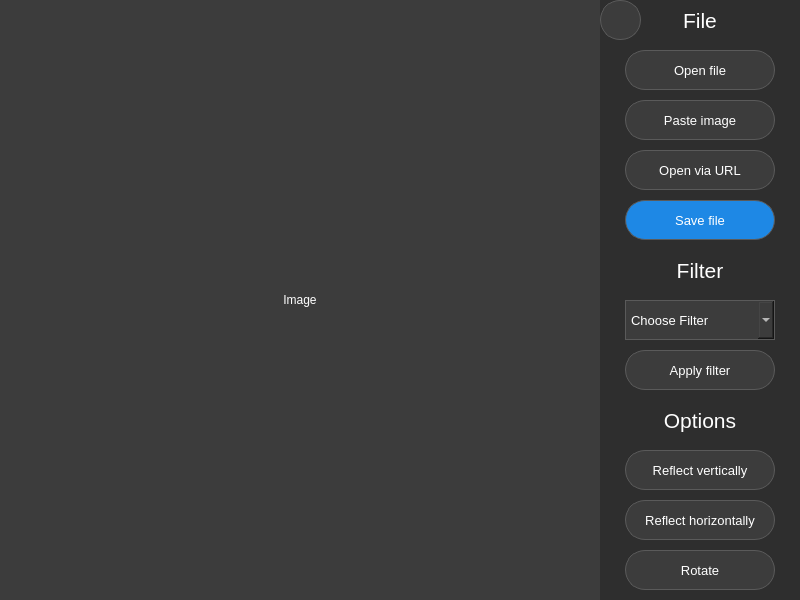
<?xml version="1.0" encoding="UTF-8"?>
<ui version="4.0">
 <class>MainWindow</class>
 <widget class="QMainWindow" name="MainWindow">
  <property name="geometry">
   <rect>
    <x>0</x>
    <y>0</y>
    <width>800</width>
    <height>600</height>
   </rect>
  </property>
  <property name="windowTitle">
   <string>Photo Editor</string>
  </property>
  <property name="styleSheet">
   <string notr="true">background-color: #2E2E2E;</string>
  </property>
  <widget class="QWidget" name="centralwidget">
   <widget class="QLabel" name="imageWidget">
    <property name="geometry">
     <rect>
      <x>0</x>
      <y>0</y>
      <width>600</width>
      <height>600</height>
     </rect>
    </property>
    <property name="styleSheet">
     <string notr="true">color: #FFFFFF;
background-color: #3C3C3C;</string>
    </property>
    <property name="text">
     <string>Image</string>
    </property>
    <property name="alignment">
     <set>Qt::AlignmentFlag::AlignCenter</set>
    </property>
   </widget>
   <widget class="QPushButton" name="openFileButton">
    <property name="geometry">
     <rect>
      <x>625</x>
      <y>50</y>
      <width>150</width>
      <height>40</height>
     </rect>
    </property>
    <property name="font">
     <font>
      <pointsize>10</pointsize>
     </font>
    </property>
    <property name="styleSheet">
     <string notr="true">QPushButton
{
	background-color: #3C3C3C;
	color: #FFFFFF;
	border: 1px solid #5A5A5A;
	border-radius: 20px;
}

QPushButton:hover
{
	background-color: #8E24AA;
}

QPushButton:pressed
{
	background-color: #3C3C3C;
}</string>
    </property>
    <property name="text">
     <string>Open file</string>
    </property>
    <property name="icon">
     <iconset resource="res_rс.qrc">
      <normaloff>:/icon/icons/folder.svg</normaloff>:/icon/icons/folder.svg</iconset>
    </property>
   </widget>
   <widget class="QPushButton" name="applyFilterButton">
    <property name="geometry">
     <rect>
      <x>625</x>
      <y>350</y>
      <width>150</width>
      <height>40</height>
     </rect>
    </property>
    <property name="font">
     <font>
      <pointsize>10</pointsize>
     </font>
    </property>
    <property name="styleSheet">
     <string notr="true">QPushButton
{
	background-color: #3C3C3C;
	color: #FFFFFF;
	border: 1px solid #5A5A5A;
	border-radius: 20px;
}

QPushButton:hover
{
	background-color: #8E24AA;
}

QPushButton:pressed
{
	background-color: #3C3C3C;
}</string>
    </property>
    <property name="text">
     <string>Apply filter</string>
    </property>
    <property name="icon">
     <iconset resource="res_rс.qrc">
      <normaloff>:/icon/icons/filter.svg</normaloff>:/icon/icons/filter.svg</iconset>
    </property>
   </widget>
   <widget class="QLabel" name="filterHeader">
    <property name="geometry">
     <rect>
      <x>625</x>
      <y>250</y>
      <width>150</width>
      <height>40</height>
     </rect>
    </property>
    <property name="font">
     <font>
      <pointsize>16</pointsize>
     </font>
    </property>
    <property name="styleSheet">
     <string notr="true">background-color: none;
color: #FFFFFF;</string>
    </property>
    <property name="text">
     <string>Filter</string>
    </property>
    <property name="scaledContents">
     <bool>false</bool>
    </property>
    <property name="alignment">
     <set>Qt::AlignmentFlag::AlignCenter</set>
    </property>
   </widget>
   <widget class="QComboBox" name="comboBox">
    <property name="geometry">
     <rect>
      <x>625</x>
      <y>300</y>
      <width>150</width>
      <height>40</height>
     </rect>
    </property>
    <property name="font">
     <font>
      <pointsize>10</pointsize>
     </font>
    </property>
    <property name="styleSheet">
     <string notr="true">background-color: #3C3C3C;
color: #FFFFFF;
border: 1px solid #5A5A5A;
padding-left: 5px;</string>
    </property>
    <property name="placeholderText">
     <string>Choose Filter</string>
    </property>
    <item>
     <property name="text">
      <string>Blur</string>
     </property>
    </item>
    <item>
     <property name="text">
      <string>BoxBlur</string>
     </property>
    </item>
    <item>
     <property name="text">
      <string>Contour</string>
     </property>
    </item>
    <item>
     <property name="text">
      <string>Detail</string>
     </property>
    </item>
    <item>
     <property name="text">
      <string>EdgeEnhance</string>
     </property>
    </item>
    <item>
     <property name="text">
      <string>EdgeEnhanceMore</string>
     </property>
    </item>
    <item>
     <property name="text">
      <string>Emboss</string>
     </property>
    </item>
    <item>
     <property name="text">
      <string>FindEdges</string>
     </property>
    </item>
    <item>
     <property name="text">
      <string>GaussianBlur</string>
     </property>
    </item>
    <item>
     <property name="text">
      <string>Kernel</string>
     </property>
    </item>
    <item>
     <property name="text">
      <string>Sharpen</string>
     </property>
    </item>
    <item>
     <property name="text">
      <string>Smooth</string>
     </property>
    </item>
    <item>
     <property name="text">
      <string>SmoothMore</string>
     </property>
    </item>
   </widget>
   <widget class="QPushButton" name="saveFileButton">
    <property name="geometry">
     <rect>
      <x>625</x>
      <y>200</y>
      <width>150</width>
      <height>40</height>
     </rect>
    </property>
    <property name="font">
     <font>
      <pointsize>10</pointsize>
     </font>
    </property>
    <property name="styleSheet">
     <string notr="true">QPushButton
{
	background-color: #1E88E5;
	color: #FFFFFF;
	border: 1px solid #5A5A5A;
	border-radius: 20px;
}

QPushButton:hover
{
	background-color: #8E24AA;
}

QPushButton:pressed
{
	background-color: #1E88E5;
}</string>
    </property>
    <property name="text">
     <string>Save file</string>
    </property>
    <property name="icon">
     <iconset resource="res_rс.qrc">
      <normaloff>:/icon/icons/save.svg</normaloff>:/icon/icons/save.svg</iconset>
    </property>
   </widget>
   <widget class="QLabel" name="fileHeader">
    <property name="geometry">
     <rect>
      <x>625</x>
      <y>0</y>
      <width>150</width>
      <height>40</height>
     </rect>
    </property>
    <property name="font">
     <font>
      <pointsize>16</pointsize>
     </font>
    </property>
    <property name="styleSheet">
     <string notr="true">background-color: none;
color: #FFFFFF;</string>
    </property>
    <property name="text">
     <string>File</string>
    </property>
    <property name="scaledContents">
     <bool>false</bool>
    </property>
    <property name="alignment">
     <set>Qt::AlignmentFlag::AlignCenter</set>
    </property>
   </widget>
   <widget class="QLabel" name="optionsHeader">
    <property name="geometry">
     <rect>
      <x>625</x>
      <y>400</y>
      <width>150</width>
      <height>40</height>
     </rect>
    </property>
    <property name="font">
     <font>
      <pointsize>16</pointsize>
     </font>
    </property>
    <property name="styleSheet">
     <string notr="true">background-color: none;
color: #FFFFFF;</string>
    </property>
    <property name="text">
     <string>Options</string>
    </property>
    <property name="scaledContents">
     <bool>false</bool>
    </property>
    <property name="alignment">
     <set>Qt::AlignmentFlag::AlignCenter</set>
    </property>
   </widget>
   <widget class="QPushButton" name="reflectVertButton">
    <property name="geometry">
     <rect>
      <x>625</x>
      <y>450</y>
      <width>150</width>
      <height>40</height>
     </rect>
    </property>
    <property name="font">
     <font>
      <pointsize>10</pointsize>
     </font>
    </property>
    <property name="styleSheet">
     <string notr="true">QPushButton
{
	background-color: #3C3C3C;
	color: #FFFFFF;
	border: 1px solid #5A5A5A;
	border-radius: 20px;
}

QPushButton:hover
{
	background-color: #8E24AA;
}

QPushButton:pressed
{
	background-color: #3C3C3C;
}</string>
    </property>
    <property name="text">
     <string>Reflect vertically</string>
    </property>
    <property name="icon">
     <iconset resource="res_rс.qrc">
      <normaloff>:/icon/icons/reflect_vertically.svg</normaloff>:/icon/icons/reflect_vertically.svg</iconset>
    </property>
   </widget>
   <widget class="QPushButton" name="reflectHorizonButton">
    <property name="geometry">
     <rect>
      <x>625</x>
      <y>500</y>
      <width>150</width>
      <height>40</height>
     </rect>
    </property>
    <property name="font">
     <font>
      <pointsize>10</pointsize>
     </font>
    </property>
    <property name="styleSheet">
     <string notr="true">QPushButton
{
	background-color: #3C3C3C;
	color: #FFFFFF;
	border: 1px solid #5A5A5A;
	border-radius: 20px;
}

QPushButton:hover
{
	background-color: #8E24AA;
}

QPushButton:pressed
{
	background-color: #3C3C3C;
}</string>
    </property>
    <property name="text">
     <string>Reflect horizontally</string>
    </property>
    <property name="icon">
     <iconset resource="res_rс.qrc">
      <normaloff>:/icon/icons/reflect_horizontally.svg</normaloff>:/icon/icons/reflect_horizontally.svg</iconset>
    </property>
   </widget>
   <widget class="QPushButton" name="rotateButton">
    <property name="geometry">
     <rect>
      <x>625</x>
      <y>550</y>
      <width>150</width>
      <height>40</height>
     </rect>
    </property>
    <property name="font">
     <font>
      <pointsize>10</pointsize>
     </font>
    </property>
    <property name="styleSheet">
     <string notr="true">QPushButton
{
	background-color: #3C3C3C;
	color: #FFFFFF;
	border: 1px solid #5A5A5A;
	border-radius: 20px;
}

QPushButton:hover
{
	background-color: #8E24AA;
}

QPushButton:pressed
{
	background-color: #3C3C3C;
}</string>
    </property>
    <property name="text">
     <string>Rotate</string>
    </property>
    <property name="icon">
     <iconset resource="res_rс.qrc">
      <normaloff>:/icon/icons/rotate.svg</normaloff>:/icon/icons/rotate.svg</iconset>
    </property>
   </widget>
   <widget class="QPushButton" name="openURLButton">
    <property name="geometry">
     <rect>
      <x>625</x>
      <y>150</y>
      <width>150</width>
      <height>40</height>
     </rect>
    </property>
    <property name="font">
     <font>
      <pointsize>10</pointsize>
     </font>
    </property>
    <property name="styleSheet">
     <string notr="true">QPushButton
{
	background-color: #3C3C3C;
	color: #FFFFFF;
	border: 1px solid #5A5A5A;
	border-radius: 20px;
}

QPushButton:hover
{
	background-color: #8E24AA;
}

QPushButton:pressed
{
	background-color: #3C3C3C;
}</string>
    </property>
    <property name="text">
     <string>Open via URL</string>
    </property>
    <property name="icon">
     <iconset resource="res_rс.qrc">
      <normaloff>:/icon/icons/url.svg</normaloff>:/icon/icons/url.svg</iconset>
    </property>
   </widget>
   <widget class="QPushButton" name="pasteImageButton">
    <property name="geometry">
     <rect>
      <x>625</x>
      <y>100</y>
      <width>150</width>
      <height>40</height>
     </rect>
    </property>
    <property name="font">
     <font>
      <pointsize>10</pointsize>
     </font>
    </property>
    <property name="styleSheet">
     <string notr="true">QPushButton
{
	background-color: #3C3C3C;
	color: #FFFFFF;
	border: 1px solid #5A5A5A;
	border-radius: 20px;
}

QPushButton:hover
{
	background-color: #8E24AA;
}

QPushButton:pressed
{
	background-color: #3C3C3C;
}</string>
    </property>
    <property name="text">
     <string>Paste image</string>
    </property>
    <property name="icon">
     <iconset resource="res_rс.qrc">
      <normaloff>:/icon/icons/folder.svg</normaloff>:/icon/icons/folder.svg</iconset>
    </property>
   </widget>
   <widget class="QPushButton" name="undoButton">
    <property name="geometry">
     <rect>
      <x>600</x>
      <y>0</y>
      <width>41</width>
      <height>40</height>
     </rect>
    </property>
    <property name="font">
     <font>
      <pointsize>10</pointsize>
     </font>
    </property>
    <property name="styleSheet">
     <string notr="true">QPushButton
{
	background-color: #3C3C3C;
	color: #FFFFFF;
	border: 1px solid #5A5A5A;
	border-radius: 20px;
}

QPushButton:hover
{
	background-color: #8E24AA;
}

QPushButton:pressed
{
	background-color: #3C3C3C;
}</string>
    </property>
    <property name="text">
     <string/>
    </property>
    <property name="icon">
     <iconset resource="res_rс.qrc">
      <normaloff>:/icon/icons/undo.svg</normaloff>:/icon/icons/undo.svg</iconset>
    </property>
   </widget>
  </widget>
 </widget>
 <resources>
  <include location="res_rс.qrc"/>
 </resources>
 <connections/>
</ui>
